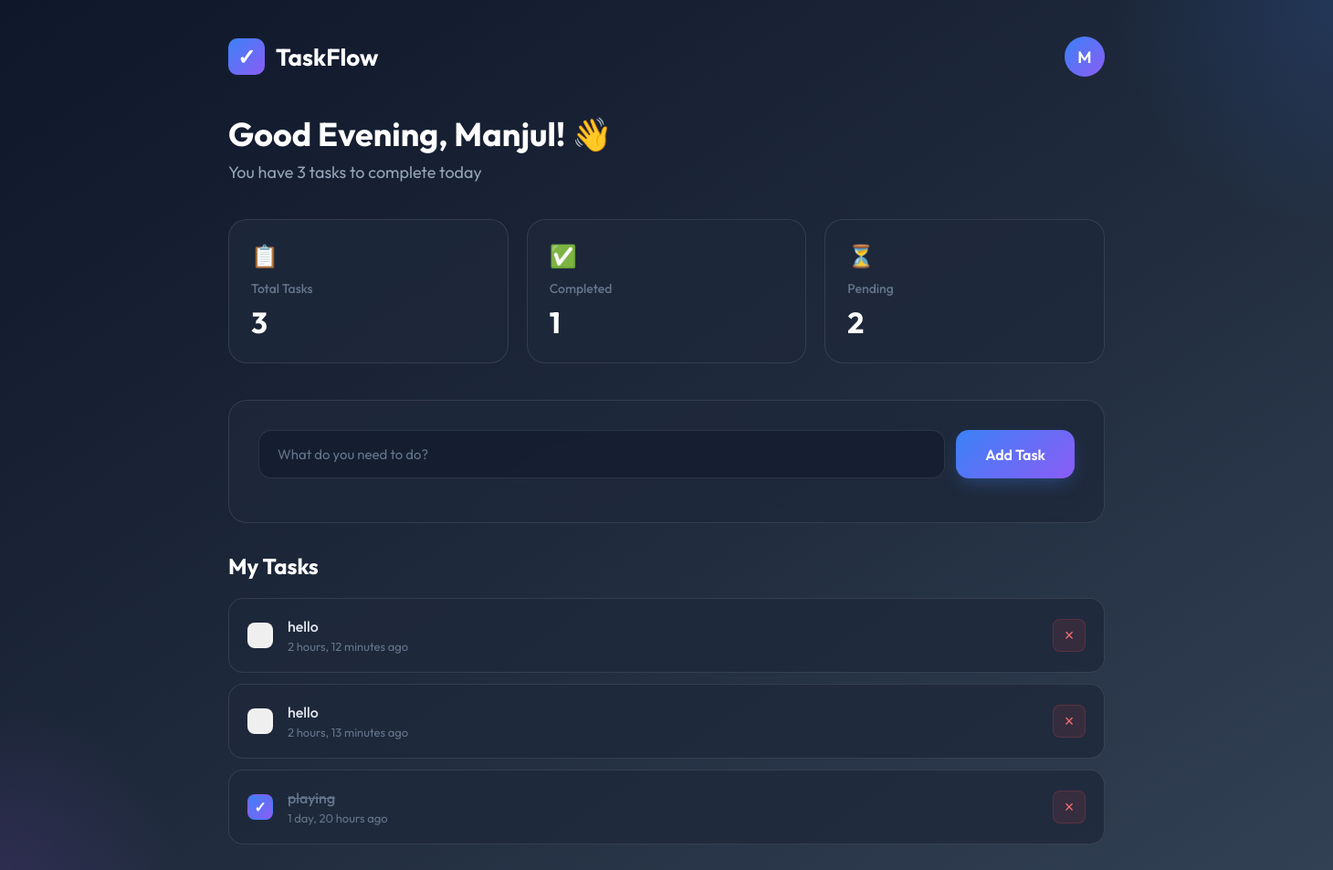
The page /todo/ (signed in) on the database its author committed.
### todo/models.py (models this page shows)
class TODO(models.Model):
    srno=models.AutoField(primary_key=True,auto_created=True)
    title=models.CharField(max_length=25)
    completed = models.BooleanField(default=False)
    date=models.DateTimeField(auto_now_add=True)
    user=models.ForeignKey(User,on_delete=models.CASCADE)

### todo/views.py (the view)
# urls.py: path('todo/', views.todo, name='todo'),
@login_required(login_url='login')
def todo(request):
    if request.method == 'POST':
        title = request.POST.get('title')
        if title:
            TODO.objects.create(title=title, user=request.user)
    todos = TODO.objects.filter(user=request.user).order_by('-date')
    total = todos.count()
    completed = todos.filter(completed=True).count()
    pending = todos.filter(completed=False).count()
    return render(request, 'todo.html', {
        'todos': todos,
        'total': total,
        'completed': completed,
        'pending': pending,
    })

### todo/templates/todo.html (shortened to what this page needs)
{% load static %}
<!DOCTYPE html>
<html lang="en">
<head>
</head>
<body>
    <div class="container">
        <div class="header">
            <div class="logo">
                <div class="logo-icon"></div>
                TaskFlow
            </div>
            <div class="user-profile">
                <div class="profile-avatar">
    {{ request.user.first_name|first|upper }}
</div>
            </div>
        </div>
        <div class="welcome-section">
            <div class="welcome-text">Good Evening, {{ request.user.first_name }}! 👋</div>
            <div class="welcome-subtext">You have <span id="pendingCount">3</span> tasks to complete today</div>
        </div>
        <div class="stats-grid">
            <div class="stat-card">
                <div class="stat-icon">📋</div>
                <div class="stat-label">Total Tasks</div>
                <div class="stat-value" id="totalTasks">{{total}}</div>
            </div>
            <div class="stat-card">
                <div class="stat-icon">✅</div>
                <div class="stat-label">Completed</div>
                <div class="stat-value" id="completedTasks">{{completed}}</div>
            </div>
            <div class="stat-card">
                <div class="stat-icon">⏳</div>
                <div class="stat-label">Pending</div>
                <div class="stat-value" id="pendingTasks">{{pending}}</div>
            </div>
        </div>
        <div class="add-task-section">
            <form method="POST" class="add-task-form">
    <input
        type="text"
        class="task-input"
        name="title"
        placeholder="What do you need to do?"
        required
    >
    <button class="add-task-btn" type="submit">Add Task</button>
</form>
        </div>
        <div class="tasks-section">
            <div class="section-header">
                <div class="section-title">My Tasks</div>
            </div>
         <div class="tasks-list" id="tasksList">
{% for todo in todos %}
<div class="task-item {% if todo.completed %}completed{% endif %}">
    <form method="POST" action="{% url 'toggle_complete' todo.pk %}">
        <button type="submit"
                class="checkbox {% if todo.completed %}checked{% endif %}">
        </button>
    </form>
    <div class="task-content">
        <div class="task-text">{{ todo.title }}</div>
        <div class="task-time">{{ todo.date|timesince }} ago</div>
    </div>
    <form method="POST" action="{% url 'delete_todo' todo.pk %}">
        <button type="submit"
                class="delete-btn"
                onclick="return confirm('Delete this task?')">
            ×
        </button>
    </form>
</div>
{% empty %}
<div class="empty-state">
    <div class="empty-icon">📝</div>
    <div class="empty-text">No tasks yet</div>
</div>
{% endfor %}
</div>
            </div>
        </div>
</body>
</html>

### rows shown on the page
TODO: completed False (drawn), title "hello", date "2 hours, 12 minutes"
TODO: completed False (drawn), title "hello", date "2 hours, 13 minutes"
TODO: completed True (drawn), title "playing", date "1 day, 20 hours"

### other values the page prints
{{ request.user.first_name|first|upper }} "M"
{{ request.user.first_name }} "Manjul"
{{ total }} "3"
{{ completed }} "1"
{{ pending }} "2"
